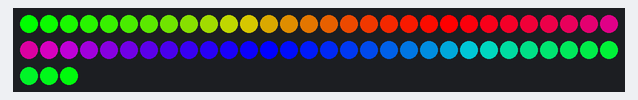
The program below on a simulated Raspberry Pi (BCM pin numbers). On the bench: 63 RGB LEDs in strip order, left to right, continuing on the next row.

Above: at 0.16 s.
At 2.29 s:
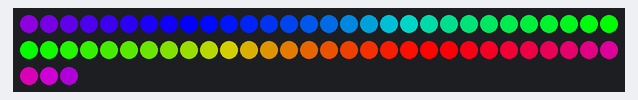
At 5.35 s:
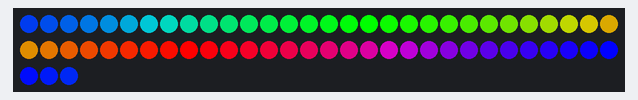
At 10.84 s:
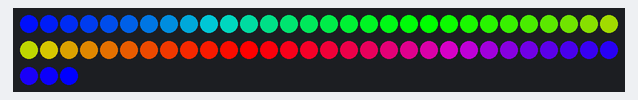
At 16.34 s:
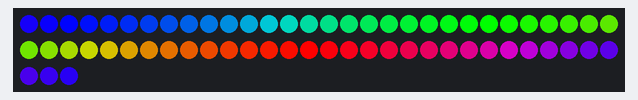
At 21.83 s:
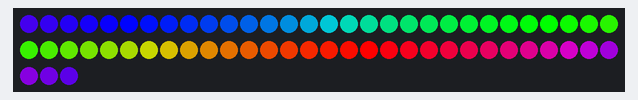

The program:

rainbow.py
```python
#Ran from raspberry pi
import board
import neopixel
import time

numOfPixels = 63
ORDER = neopixel.GRB
pixels = neopixel.NeoPixel(board.D18, numOfPixels, brightness=1, auto_write=False, pixel_order=ORDER)
pixels.show()

def wheel(pos):
    if pos < 0 or pos > 255:
        r = g = b = 0
    elif pos < 85:
        r = int(pos *3)
        g = int(255 - pos*3)
        b = 0
    elif pos < 170:
        pos -= 85
        r = int(255 - pos*3)
        g = 0
        b = int(pos*3)
    else:
        pos -= 170
        r = 0
        g = int(pos*3)
        b = int(255 - pos*3)
    return (r, g, b) if ORDER == neopixel.RGB or ORDER == neopixel.GRB else (r, g, b, 0)

def rainbow_cycle(wait):
    for j in range(255):
        for i in range(numOfPixels):
            pixel_index = (i * 256 // numOfPixels) + j
            pixels[i] = wheel(pixel_index & 255)
        pixels.show()
        time.sleep(wait)

while True:

    rainbow_cycle(0.001) # Change value in () to change speed of rainbow
print("led")
```
